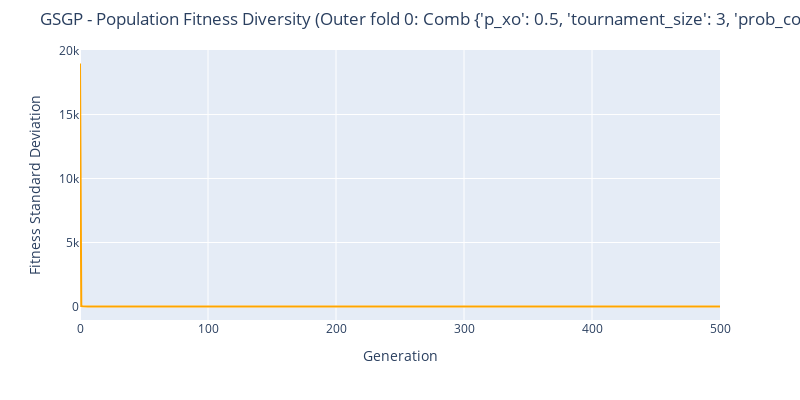
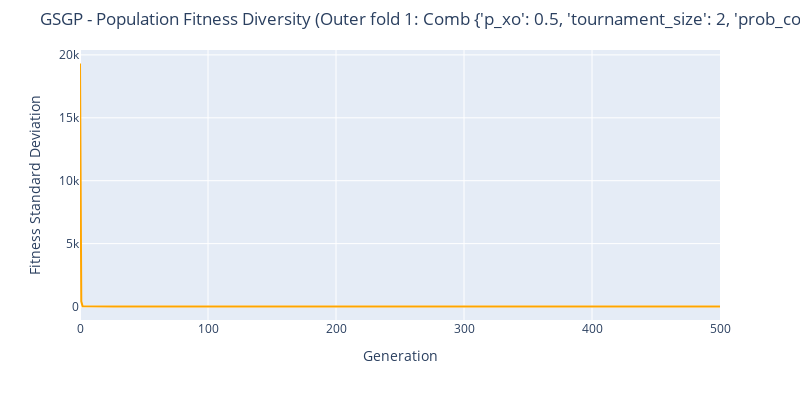

The notebook cell these images were saved under, in order:
### Code cell
pop_fitness_diversity(10, MODEL_NAME)

### Figure 1 — Plotly figure (JSON) as saved in the notebook; plotly's stock layout.template omitted (floating-point values rounded to 4 significant figures; data arrays with more than 128 entries replaced by an {"elided": "..."} marker saying what was removed)
{"data": [{"line": {"color": "orange"}, "mode": "lines", "name": "Train", "type": "scatter", "y": {"elided": "501 float values"}}], "layout": {"height": 400, "margin": {"t": 50}, "title": {"text": "GSGP - Population Fitness Diversity (Outer fold 0: Comb {'p_xo': 0.5, 'tournament_size': 3, 'prob_const': 0.1})"}, "width": 800, "xaxis": {"title": {"text": "Generation"}}, "yaxis": {"range": [0, null], "title": {"text": "Fitness Standard Deviation"}}}}

### Figure 2 — Plotly figure (JSON) as saved in the notebook; plotly's stock layout.template omitted (floating-point values rounded to 4 significant figures; data arrays with more than 128 entries replaced by an {"elided": "..."} marker saying what was removed)
{"data": [{"line": {"color": "orange"}, "mode": "lines", "name": "Train", "type": "scatter", "y": {"elided": "501 float values"}}], "layout": {"height": 400, "margin": {"t": 50}, "title": {"text": "GSGP - Population Fitness Diversity (Outer fold 1: Comb {'p_xo': 0.5, 'tournament_size': 2, 'prob_const': 0.1})"}, "width": 800, "xaxis": {"title": {"text": "Generation"}}, "yaxis": {"range": [0, null], "title": {"text": "Fitness Standard Deviation"}}}}
